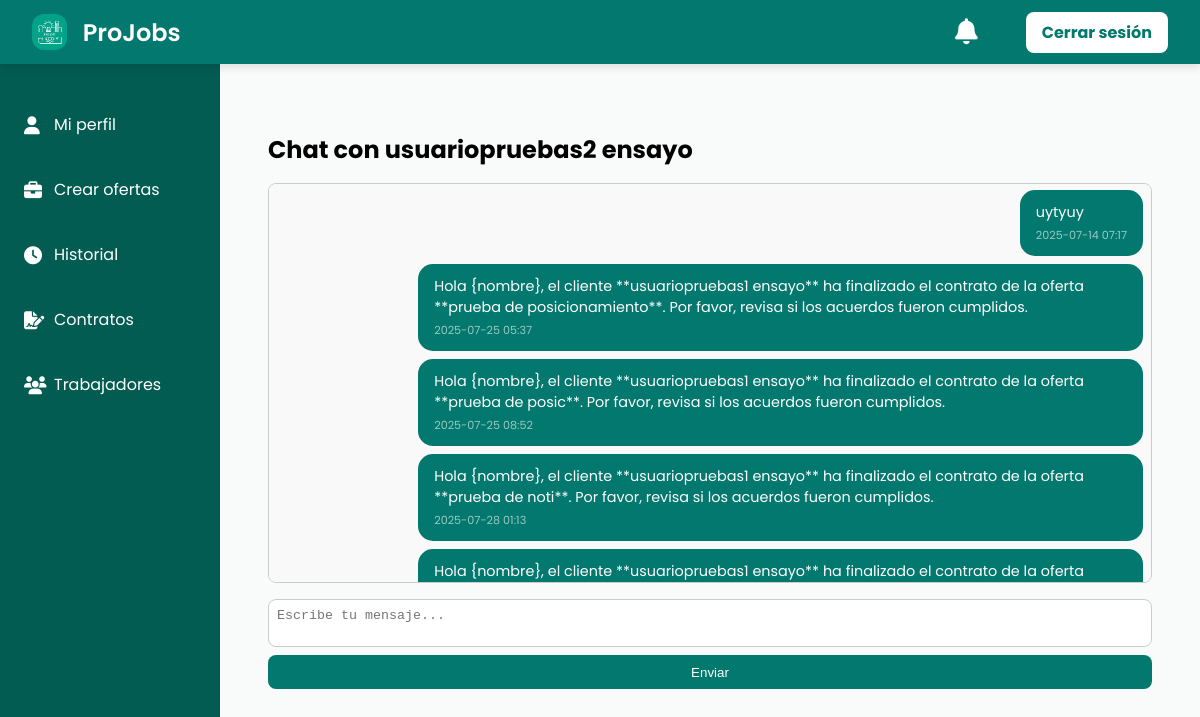
Screenshot of /chat/34/ (signed in) with the database file from the repository.
### projobs/models.py (models this page shows, shortened)
class Usuario(models.Model):
    nombre = models.CharField(max_length=100)
    apellido = models.CharField(max_length=100)
    correo = models.EmailField(unique=True)
    password = models.CharField(max_length=254)
    ROLES = (
        (1, "Admin"),
        (2, "Cliente"),
        (3, "Trabajador"),
    )
    rol = models.IntegerField(choices=ROLES, default=2)
    foto = models.ImageField(upload_to='fotos_perfil/', blank=True, null=True)
    token_recuperacion = models.CharField(max_length=255, null=True, blank=True)  # <-- NUEVO CAMPO

class Mensaje(models.Model):
    emisor = models.ForeignKey('Usuario', on_delete=models.CASCADE, related_name='mensajes_enviados')
    receptor = models.ForeignKey('Usuario', on_delete=models.CASCADE, related_name='mensajes_recibidos')
    contenido = models.TextField()
    fecha_envio = models.DateTimeField(auto_now_add=True)
    leido = models.BooleanField(default=False)

### projobs/views.py (the view)
# urls.py: path('chat/<int:id_usuario>/', views.chat_con_usuario, name='chat_con_usuario'),
@require_http_methods(["GET", "POST"])
def chat_con_usuario(request, id_usuario):
    usuario = get_object_or_404(Usuario, id=request.session.get('usuario_id'))
    receptor = get_object_or_404(Usuario, id=id_usuario)
    if request.method == "POST":
        contenido = request.POST.get("contenido", "").strip()
        if contenido:
            Mensaje.objects.create(emisor=usuario, receptor=receptor, contenido=contenido)
        return redirect('chat_con_usuario', id_usuario=id_usuario)
    mensajes = Mensaje.objects.filter(Q(emisor=usuario, receptor=receptor) | Q(emisor=receptor, receptor=usuario)).order_by('fecha_envio')
    Mensaje.objects.filter(emisor=receptor, receptor=usuario, leido=False).update(leido=True)
    return render(request, "chat/chat.html", {'usuario': usuario, 'receptor': receptor, 'mensajes': mensajes})

### projobs/templates/chat/chat.html (shortened to what this page needs)
{% extends 'baseperfil.html' %}
{% load static %}
{% block content %}
<div style="padding: 1rem; max-width: 100%; box-sizing: border-box;">
  <h2 style="margin-bottom: 1rem;">Chat con {{ receptor.nombre }} {{ receptor.apellido }}</h2>
  <div id="chat-container" style="
    max-height: 400px;
    overflow-y: auto;
    margin-bottom: 1rem;
    border: 1px solid #ccc;
    border-radius: 8px;
    padding: 0.5rem;
    background-color: #f9f9f9;
    width: 100%;
    box-sizing: border-box;">
    {% for msg in mensajes %}
      <div style="display: flex; justify-content: {% if msg.emisor.id == usuario.id %}flex-end{% else %}flex-start{% endif %}; margin-bottom: 0.5rem;">
        <div style="
          max-width: 80%;
          padding: 0.75rem 1rem;
          border-radius: 15px;
          background-color: {% if msg.emisor.id == usuario.id %}#02786e{% else %}#e0e0e0{% endif %};
          color: {% if msg.emisor.id == usuario.id %}white{% else %}black{% endif %};
          font-size: 0.9rem;
          word-wrap: break-word;
        ">
          {{ msg.contenido }}
          <div style="font-size: 0.7rem; color: {% if msg.emisor.id == usuario.id %}rgba(255,255,255,0.6){% else %}#777{% endif %}; margin-top: 0.25rem;">
            {{ msg.fecha_envio|date:"Y-m-d H:i" }}
          </div>
        </div>
      </div>
    {% empty %}
      <p>No hay mensajes todavía.</p>
    {% endfor %}
  </div>
  <form method="post" style="display: flex; flex-direction: column; gap: 0.5rem;">
    <textarea name="contenido" rows="2" required placeholder="Escribe tu mensaje..." style="flex: 1; padding: 0.5rem; border-radius: 8px; border: 1px solid #ccc; resize: none;"></textarea>
    <button type="submit" style="padding: 0.6rem; background-color: #02786e; color: white; border: none; border-radius: 8px; width: 100%;">Enviar</button>
  </form>
</div>
{% endblock %}

### projobs/static/css/dashboard.css (style rules this page uses)
body { margin: 0; font-family: 'Poppins', sans-serif; background-color: #eaf4f3; }
.main-content > * { max-width: 1000px; margin: 0 auto; }

### projobs/static/css/style_editar_perfil.css (style rules this page uses)
body { background: linear-gradient(to right, #f0fdf4, #e0f7f1); font-family: 'Poppins', sans-serif; }

### rows the page displays
Usuario: nombre "usuariopruebas2", apellido "ensayo"
Mensaje: contenido "uytyuy", fecha_envio "2025-07-14 07:17"
Mensaje: contenido "Hola {nombre}, el cliente **usuariopruebas1 ensayo** ha finalizado el contrato de la oferta **prueba de posicionamiento**. Por favor, revisa si los acuerdos fueron cumplidos.", fecha_envio "2025-07-25 05:37"
Mensaje: contenido "Hola {nombre}, el cliente **usuariopruebas1 ensayo** ha finalizado el contrato de la oferta **prueba de posic**. Por favor, revisa si los acuerdos fueron cumplidos.", fecha_envio "2025-07-25 08:52"
Mensaje: contenido "Hola {nombre}, el cliente **usuariopruebas1 ensayo** ha finalizado el contrato de la oferta **prueba de noti**. Por favor, revisa si los acuerdos fueron cumplidos.", fecha_envio "2025-07-28 01:13"
Mensaje: contenido "Hola {nombre}, el cliente **usuariopruebas1 ensayo** ha finalizado el contrato de la oferta…"
